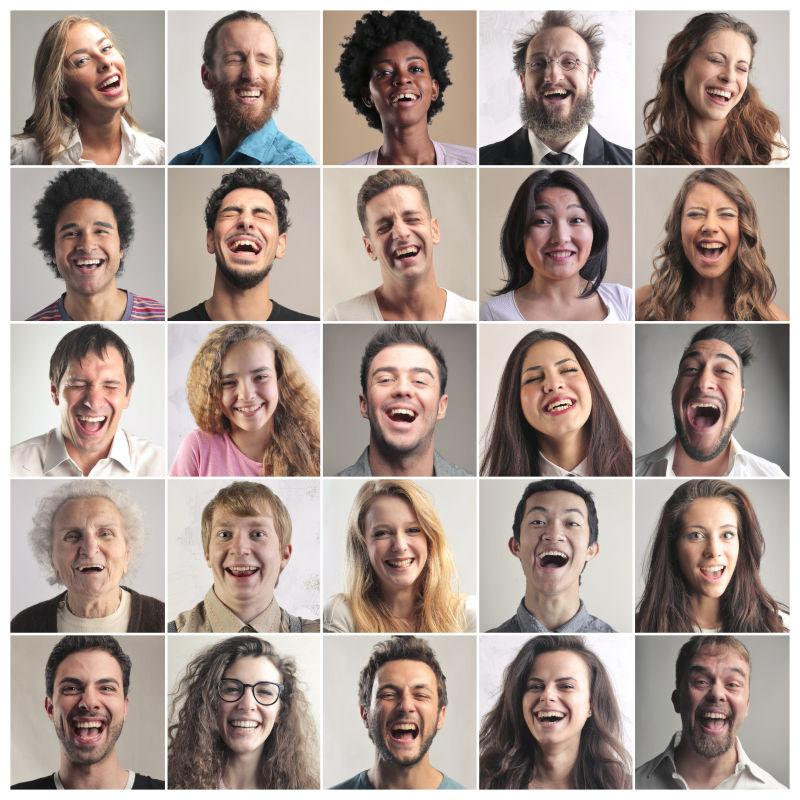
#> input picture 5.jpg, 800 x 800 px
$ python '人脸测试.py'
#> lines starting #> are read from the running program, lines starting #| are printed output that depends on the picture; after the words box and inside, x2 and y2 are one past the last pixel; in counts of white or black regions, pixels touching at a corner belong together
#> further down, img is the input picture: shape (800, 800, 3); mean B, G, R 146.6, 153.8, 169.9
# 导入CV模块
import cv2 as cv


def face_detect_demo():
    gary = cv.cvtColor(img, cv.COLOR_BGR2RGB)
    # 根据本地文件进行分类器检查-人脸识别
    face_detect = cv.CascadeClassifier("F:/opencv/sources/data/haarcascades/haarcascade_frontalface_default.xml")
    face = face_detect.detectMultiScale(gary)
#> face = 26 rows, first 6: [63, 712, 49, 49], [210, 185, 73, 73], [47, 201, 80, 80], [359, 40, 85, 85], [674, 186, 72, 72], [55, 355, 81, 81]
    for x, y, w, h in face:
        cv.rectangle(img, (x, y), (x + w, y + h), color=(0, 0, 255), thickness=2)
        cv.imshow('result', img)
#> this loop made 26 passes
#> (x, y, w, h) on passes 1 to 12: (63, 712, 49, 49), (210, 185, 73, 73), (47, 201, 80, 80), (359, 40, 85, 85), (674, 186, 72, 72), (55, 355, 81, 81), (49, 502, 86, 86), (674, 504, 78, 78), (675, 648, 84, 84), (511, 653, 86, 86), (207, 659, 80, 80), (366, 663, 78, 78)
#> pass 2, in face_detect_demo, `cv.imshow('result', img)`:
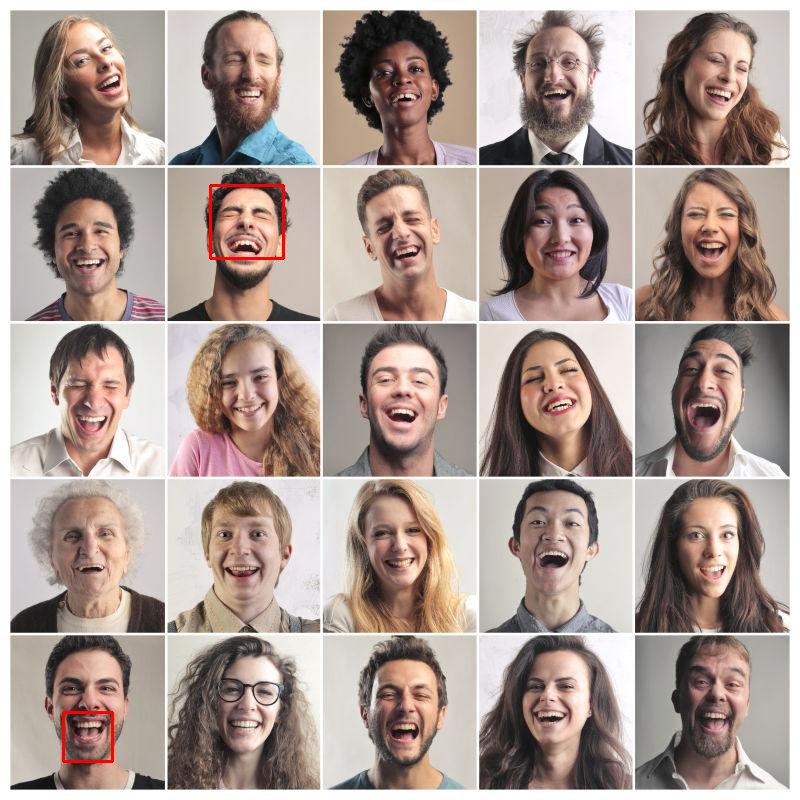
#> window 'result': shape (800, 800, 3); mean B, G, R 146.4, 153.6, 170.2
#> after the loop:
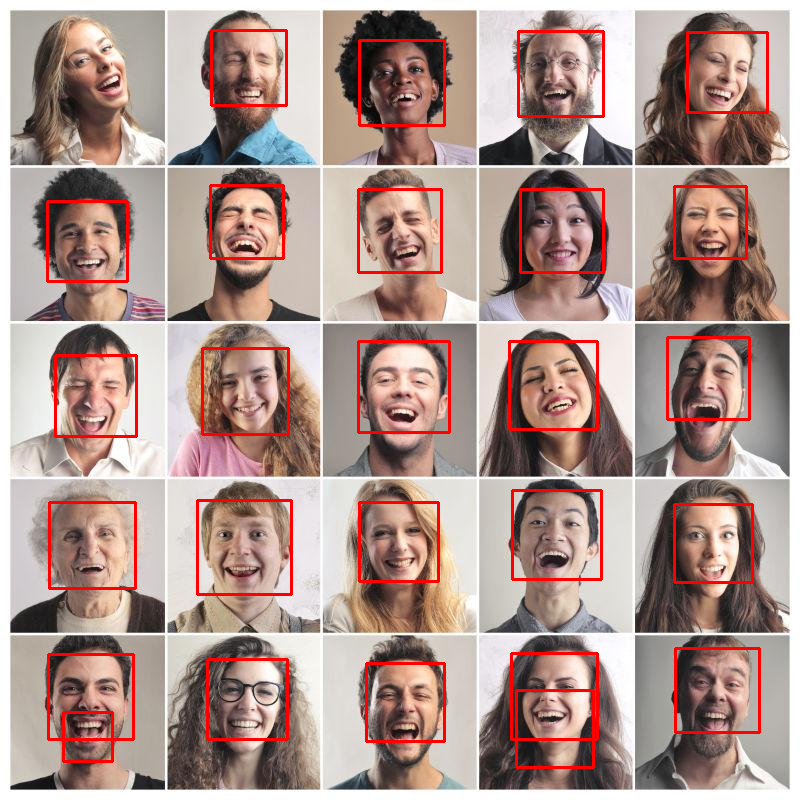
#> img: shape (800, 800, 3); 3.93% of pixels changed, all inside (x1, y1, x2, y2) = (46, 29, 769, 769)


# 读取图片
img = cv.imread('5.jpg')

# 读取视频动态
mp4 = cv.VideoWriter()
# 检查函数
face_detect_demo()
# 等待
while True:
    if ord('q') == cv.waitKey(0):
#> (key q is pressed here)
        break
# 释放摄像头
# mp4.release()
# 释放内存
cv.destroyAllWindows()

$ run again, with 4.jpg copied over 5.jpg
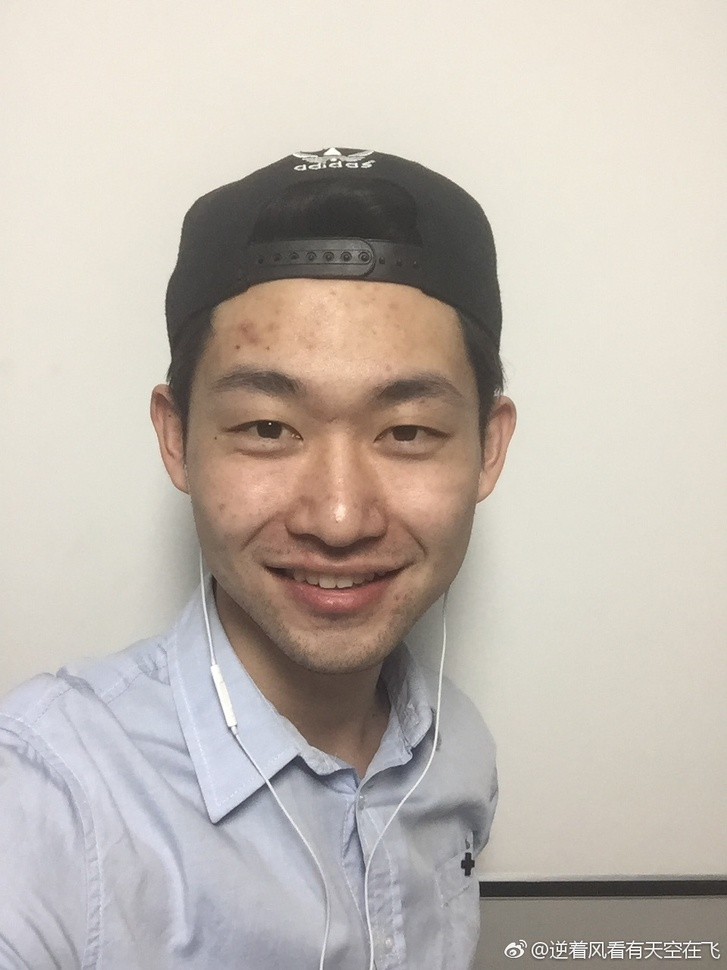
#> input picture 4.jpg, 727 x 970 px, shrunk from 960 x 1280 before the run
#> img is the input picture: shape (970, 727, 3); mean B, G, R 177.2, 185.5, 193.7
#> face = [[126, 267, 413, 413]]
#> the loop in face_detect_demo, `for x, y, w, h in face:` made 1 pass
#> pass 1, in face_detect_demo, `cv.imshow('result', img)`:
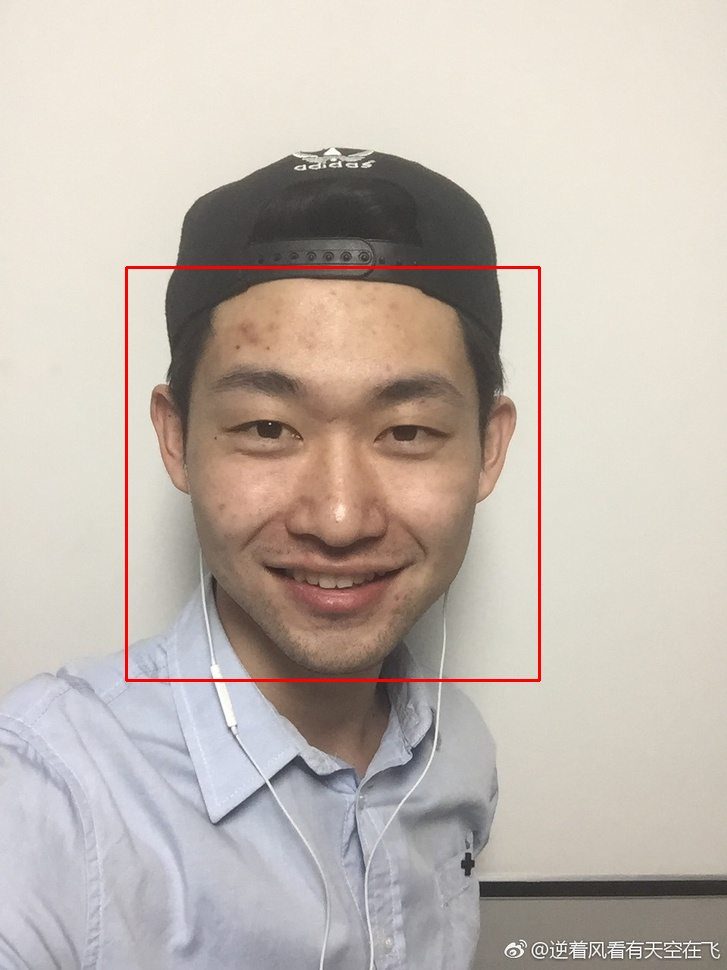
#> window 'result': shape (970, 727, 3); mean B, G, R 176.1, 184.3, 194.3

$ run again, with 2.png saved as 5.jpg
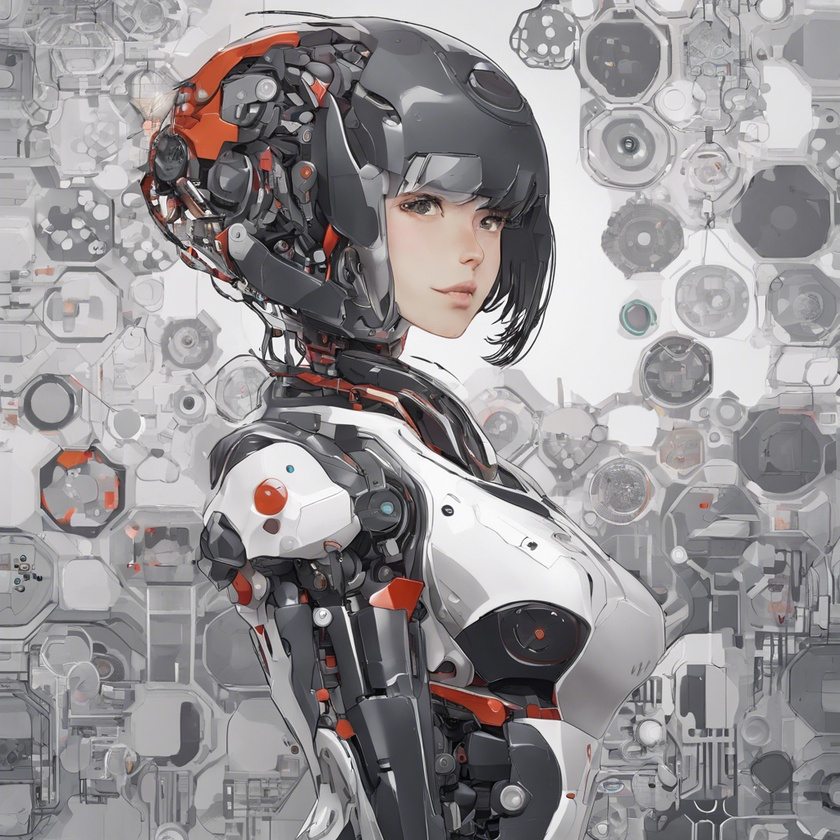
#> input picture 2.png, 840 x 840 px, shrunk from 1024 x 1024 before the run
#> img is the input picture: shape (840, 840, 3); mean B, G, R 148.8, 146.9, 150.3
#> face = [[364, 151, 180, 180]]
#> the loop in face_detect_demo, `for x, y, w, h in face:` made 1 pass
#> pass 1, in face_detect_demo, `cv.imshow('result', img)`:
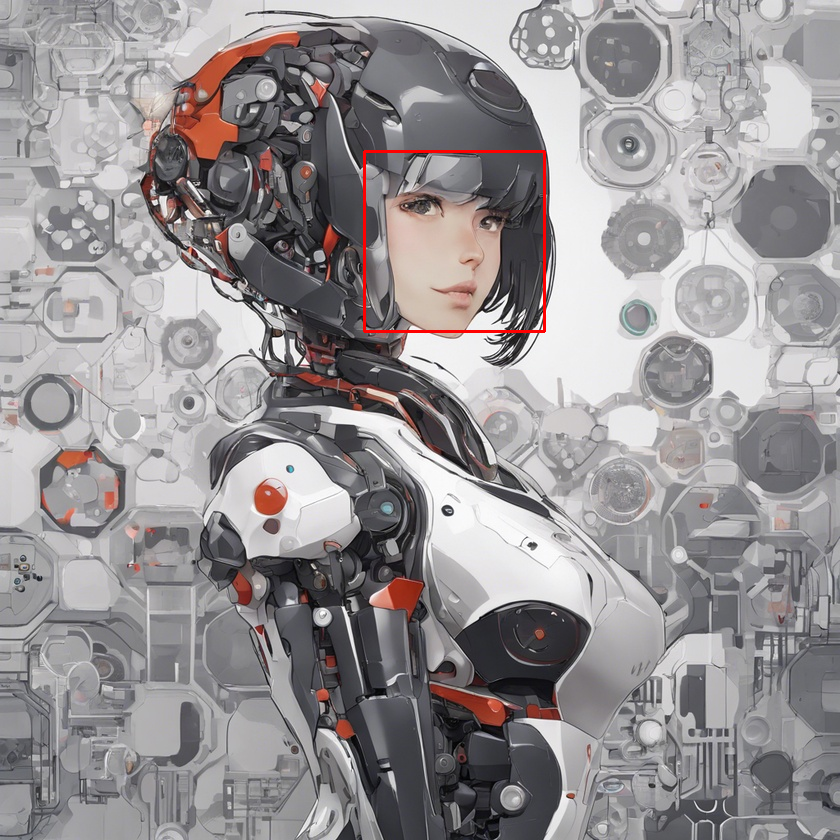
#> window 'result': shape (840, 840, 3); mean B, G, R 148.4, 146.6, 150.7
